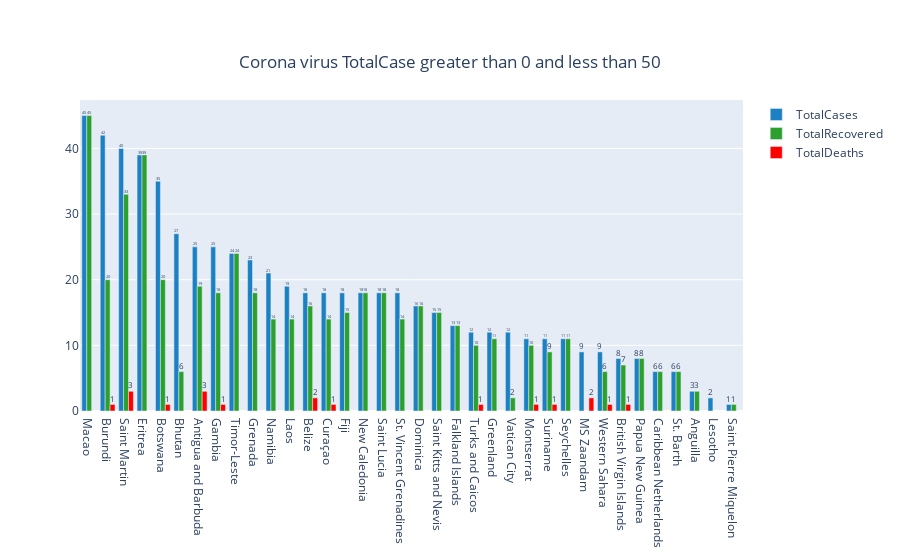

Here is the notebook cell this chart was saved with:
### Code cell
fig = go.Figure()

fig.add_trace(go.Bar(
    x=df["Country,Other"][((df.TotalCases<50 )&(df.TotalCases>0))],
    y=df.TotalCases[((df.TotalCases<50 )&(df.TotalCases>0))],
    name='TotalCases',
    marker_color='#1b81c2',
    text=df.TotalCases[((df.TotalCases<50 )&(df.TotalCases>0))],
    textposition='auto'
))
fig.add_trace(go.Bar(
    x=df["Country,Other"][((df.TotalCases<50 )&(df.TotalCases>0))],
    y=df["TotalRecovered"][((df.TotalCases<50 )&(df.TotalCases>0))],
    name='TotalRecovered',
    marker_color='#2ca02c',
    text=df.TotalRecovered[((df.TotalCases<50 )&(df.TotalCases>0))],
    textposition='auto'
))

fig.add_trace(go.Bar(
    x=df["Country,Other"][((df.TotalCases<50 )&(df.TotalCases>0))],
    y=df.TotalDeaths[((df.TotalCases<50 )&(df.TotalCases>0))],
    name='TotalDeaths',
    marker_color='red',
    text=df.TotalDeaths[((df.TotalCases<50 )&(df.TotalCases>0))],
    textposition='auto'
))
fig.update_layout(
    title={
        'text': "Corona virus TotalCase greater than 0 and less than 50",
        'y':0.9,
        'x':0.5,
        'xanchor': 'center',
        'yanchor': 'top'})
fig.show()

### Figure 1 — Plotly figure (JSON) as saved in the notebook; plotly's stock layout.template omitted (floating-point values rounded to 4 significant figures)
{"data": [{"marker": {"color": "#1b81c2"}, "name": "TotalCases", "text": [45, 42, 40, 39, 35, 27, 25, 25, 24, 23, 21, 19, 18, 18, 18, 18, 18, 18, 16, 15, 13, 12, 12, 12, 11, 11, 11, 9, 9, 8, 8, 6, 6, 3, 2, 1], "textposition": "auto", "type": "bar", "x": ["Macao", "Burundi", "Saint Martin", "Eritrea", "Botswana", "Bhutan", "Antigua and Barbuda", "Gambia", "Timor-Leste", "Grenada", "Namibia", "Laos", "Belize", "Curaçao", "Fiji", "New Caledonia", "Saint Lucia", "St. Vincent Grenadines", "Dominica", "Saint Kitts and Nevis", "Falkland Islands", "Turks and Caicos", "Greenland", "Vatican City", "Montserrat", "Suriname", "Seychelles", "MS Zaandam", "Western Sahara", "British Virgin Islands", "Papua New Guinea", "Caribbean Netherlands", "St. Barth", "Anguilla", "Lesotho", "Saint Pierre Miquelon"], "y": [45, 42, 40, 39, 35, 27, 25, 25, 24, 23, 21, 19, 18, 18, 18, 18, 18, 18, 16, 15, 13, 12, 12, 12, 11, 11, 11, 9, 9, 8, 8, 6, 6, 3, 2, 1]}, {"marker": {"color": "#2ca02c"}, "name": "TotalRecovered", "text": [45, 20, 33, 39, 20, 6, 19, 18, 24, 18, 14, 14, 16, 14, 15, 18, 18, 14, 16, 15, 13, 10, 11, 2, 10, 9, 11, null, 6, 7, 8, 6, 6, 3, null, 1], "textposition": "auto", "type": "bar", "x": ["Macao", "Burundi", "Saint Martin", "Eritrea", "Botswana", "Bhutan", "Antigua and Barbuda", "Gambia", "Timor-Leste", "Grenada", "Namibia", "Laos", "Belize", "Curaçao", "Fiji", "New Caledonia", "Saint Lucia", "St. Vincent Grenadines", "Dominica", "Saint Kitts and Nevis", "Falkland Islands", "Turks and Caicos", "Greenland", "Vatican City", "Montserrat", "Suriname", "Seychelles", "MS Zaandam", "Western Sahara", "British Virgin Islands", "Papua New Guinea", "Caribbean Netherlands", "St. Barth", "Anguilla", "Lesotho", "Saint Pierre Miquelon"], "y": [45, 20, 33, 39, 20, 6, 19, 18, 24, 18, 14, 14, 16, 14, 15, 18, 18, 14, 16, 15, 13, 10, 11, 2, 10, 9, 11, null, 6, 7, 8, 6, 6, 3, null, 1]}, {"marker": {"color": "red"}, "name": "TotalDeaths", "text": [null, 1, 3, null, 1, null, 3, 1, null, null, null, null, 2, 1, null, null, null, null, null, null, null, 1, null, null, 1, 1, null, 2, 1, 1, null, null, null, null, null, null], "textposition": "auto", "type": "bar", "x": ["Macao", "Burundi", "Saint Martin", "Eritrea", "Botswana", "Bhutan", "Antigua and Barbuda", "Gambia", "Timor-Leste", "Grenada", "Namibia", "Laos", "Belize", "Curaçao", "Fiji", "New Caledonia", "Saint Lucia", "St. Vincent Grenadines", "Dominica", "Saint Kitts and Nevis", "Falkland Islands", "Turks and Caicos", "Greenland", "Vatican City", "Montserrat", "Suriname", "Seychelles", "MS Zaandam", "Western Sahara", "British Virgin Islands", "Papua New Guinea", "Caribbean Netherlands", "St. Barth", "Anguilla", "Lesotho", "Saint Pierre Miquelon"], "y": [null, 1, 3, null, 1, null, 3, 1, null, null, null, null, 2, 1, null, null, null, null, null, null, null, 1, null, null, 1, 1, null, 2, 1, 1, null, null, null, null, null, null]}], "layout": {"title": {"text": "Corona virus TotalCase greater than 0 and less than 50", "x": 0.5, "xanchor": "center", "y": 0.9, "yanchor": "top"}}}
